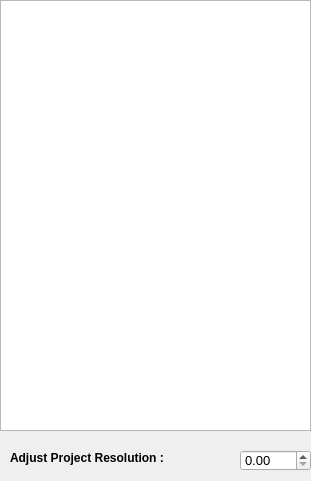
   <widget class="QWidget" name="Introduction">
    <property name="geometry">
     <rect>
      <x>0</x>
      <y>0</y>
      <width>311</width>
      <height>481</height>
     </rect>
    </property>
    <attribute name="label">
     <string>Introduction</string>
    </attribute>
    <widget class="QTextEdit" name="textEdit_1">
     <property name="geometry">
      <rect>
       <x>0</x>
       <y>0</y>
       <width>311</width>
       <height>431</height>
      </rect>
     </property>
     <property name="font">
      <font>
       <family>MS Shell Dlg 2</family>
       <pointsize>10</pointsize>
       <weight>75</weight>
       <bold>true</bold>
      </font>
     </property>
    </widget>
    <widget class="QLabel" name="label_3">
     <property name="geometry">
      <rect>
       <x>10</x>
       <y>450</y>
       <width>181</width>
       <height>16</height>
      </rect>
     </property>
     <property name="font">
      <font>
       <family>MS Shell Dlg 2</family>
       <pointsize>9</pointsize>
       <weight>75</weight>
       <bold>true</bold>
      </font>
     </property>
     <property name="contextMenuPolicy">
      <enum>Qt::DefaultContextMenu</enum>
     </property>
     <property name="inputMethodHints">
      <set>Qt::ImhNone</set>
     </property>
     <property name="text">
      <string>Adjust Project Resolution :  </string>
     </property>
     <property name="textFormat">
      <enum>Qt::AutoText</enum>
     </property>
     <property name="scaledContents">
      <bool>false</bool>
     </property>
     <property name="wordWrap">
      <bool>false</bool>
     </property>
    </widget>
    <widget class="QDoubleSpinBox" name="doubleSpinBox_1">
     <property name="geometry">
      <rect>
       <x>240</x>
       <y>450</y>
       <width>71</width>
       <height>21</height>
      </rect>
     </property>
     <property name="font">
      <font>
       <family>MS Shell Dlg 2</family>
       <pointsize>10</pointsize>
       <weight>50</weight>
       <bold>false</bold>
      </font>
     </property>
     <property name="decimals">
      <number>2</number>
     </property>
     <property name="minimum">
      <double>0.000000000000000</double>
     </property>
     <property name="maximum">
      <double>1000.000000000000000</double>
     </property>
     <property name="singleStep">
      <double>10.000000000000000</double>
     </property>
     <property name="value">
      <double>0.000000000000000</double>
     </property>
    </widget>
   </widget>
